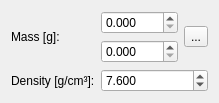
        <widget class="QWidget" name="pg_mass">
         <layout class="QGridLayout" name="gridLayout_9">
          <item row="2" column="1" colspan="2">
           <widget class="QDoubleSpinBox" name="sbd_density">
            <property name="enabled">
             <bool>true</bool>
            </property>
            <property name="sizePolicy">
             <sizepolicy hsizetype="Preferred" vsizetype="Fixed">
              <horstretch>0</horstretch>
              <verstretch>0</verstretch>
             </sizepolicy>
            </property>
            <property name="font">
             <font>
              <weight>50</weight>
              <italic>false</italic>
              <bold>false</bold>
             </font>
            </property>
            <property name="decimals">
             <number>3</number>
            </property>
            <property name="minimum">
             <double>0.001000000000000</double>
            </property>
            <property name="maximum">
             <double>1000.000000000000000</double>
            </property>
            <property name="value">
             <double>7.600000000000000</double>
            </property>
           </widget>
          </item>
          <item row="0" column="1">
           <widget class="QDoubleSpinBox" name="sbd_block_mass_A">
            <property name="enabled">
             <bool>true</bool>
            </property>
            <property name="sizePolicy">
             <sizepolicy hsizetype="Preferred" vsizetype="Fixed">
              <horstretch>0</horstretch>
              <verstretch>0</verstretch>
             </sizepolicy>
            </property>
            <property name="font">
             <font>
              <weight>50</weight>
              <italic>false</italic>
              <bold>false</bold>
             </font>
            </property>
            <property name="decimals">
             <number>3</number>
            </property>
            <property name="maximum">
             <double>1000.000000000000000</double>
            </property>
           </widget>
          </item>
          <item row="2" column="0">
           <widget class="QLabel" name="label_17">
            <property name="enabled">
             <bool>true</bool>
            </property>
            <property name="sizePolicy">
             <sizepolicy hsizetype="Maximum" vsizetype="Preferred">
              <horstretch>0</horstretch>
              <verstretch>0</verstretch>
             </sizepolicy>
            </property>
            <property name="font">
             <font>
              <weight>50</weight>
              <italic>false</italic>
              <bold>false</bold>
             </font>
            </property>
            <property name="text">
             <string>Density [g/cm³]:</string>
            </property>
           </widget>
          </item>
          <item row="1" column="1">
           <widget class="QDoubleSpinBox" name="sbd_block_mass_B">
            <property name="enabled">
             <bool>true</bool>
            </property>
            <property name="sizePolicy">
             <sizepolicy hsizetype="Preferred" vsizetype="Fixed">
              <horstretch>0</horstretch>
              <verstretch>0</verstretch>
             </sizepolicy>
            </property>
            <property name="font">
             <font>
              <weight>50</weight>
              <italic>false</italic>
              <bold>false</bold>
             </font>
            </property>
            <property name="decimals">
             <number>3</number>
            </property>
            <property name="maximum">
             <double>1000.000000000000000</double>
            </property>
           </widget>
          </item>
          <item row="0" column="2" rowspan="2">
           <widget class="QToolButton" name="tbt_measure_mass">
            <property name="enabled">
             <bool>true</bool>
            </property>
            <property name="font">
             <font>
              <weight>50</weight>
              <italic>false</italic>
              <bold>false</bold>
             </font>
            </property>
            <property name="acceptDrops">
             <bool>false</bool>
            </property>
            <property name="toolTip">
             <string>Measure block mass</string>
            </property>
            <property name="text">
             <string>...</string>
            </property>
            <property name="icon">
             <iconset>
              <normaloff>../../resources/img/balance.png</normaloff>../../resources/img/balance.png</iconset>
            </property>
            <property name="iconSize">
             <size>
              <width>24</width>
              <height>24</height>
             </size>
            </property>
           </widget>
          </item>
          <item row="0" column="0" rowspan="2">
           <widget class="QLabel" name="label_12">
            <property name="enabled">
             <bool>true</bool>
            </property>
            <property name="font">
             <font>
              <weight>50</weight>
              <italic>false</italic>
              <bold>false</bold>
             </font>
            </property>
            <property name="text">
             <string>Mass [g]:</string>
            </property>
           </widget>
          </item>
         </layout>
        </widget>
